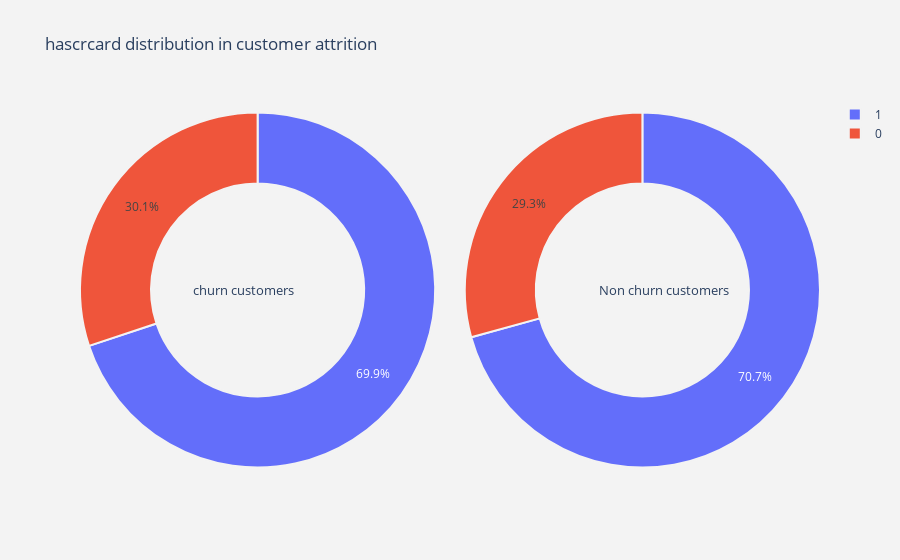

Notebook source saved alongside this figure:
### Code cell
plot_pie(cat_columns[3])

### Figure 1 — Plotly figure (JSON) as saved in the notebook; plotly's stock layout.template omitted (floating-point values rounded to 4 significant figures)
{"data": [{"domain": {"x": [0, 0.48]}, "hole": 0.6, "hoverinfo": "label+percent+name", "labels": [1, 0], "marker": {"line": {"color": "rgb(243,243,243)", "width": 2}}, "name": "Churn Customers", "type": "pie", "values": [1424, 613]}, {"domain": {"x": [0.52, 1]}, "hole": 0.6, "hoverinfo": "label+percent+name", "labels": [1, 0], "marker": {"line": {"color": "rgb(243,243,243)", "width": 2}}, "name": "Non churn customers", "type": "pie", "values": [5631, 2332]}], "layout": {"annotations": [{"font": {"size": 13}, "showarrow": false, "text": "churn customers", "x": 0.15, "y": 0.5}, {"font": {"size": 13}, "showarrow": false, "text": "Non churn customers", "x": 0.88, "y": 0.5}], "paper_bgcolor": "rgb(243,243,243)", "plot_bgcolor": "rgb(243,243,243)", "title": {"text": "hascrcard distribution in customer attrition "}}}
